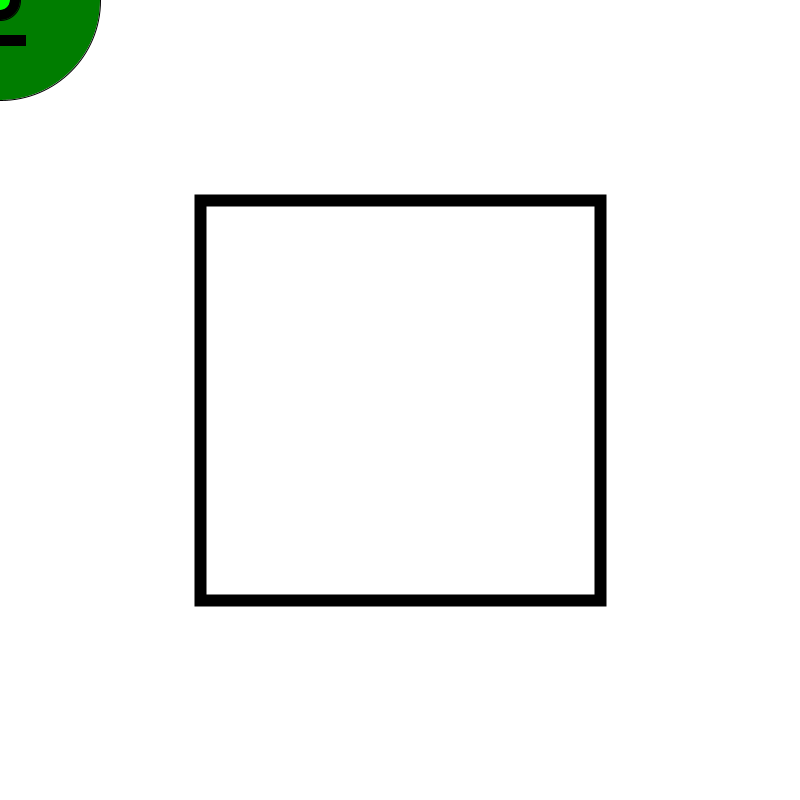
Frame 1 (no input)
Frame 60 (the mouse pressed at the canvas centre just before this capture): identical to frame 1, image omitted
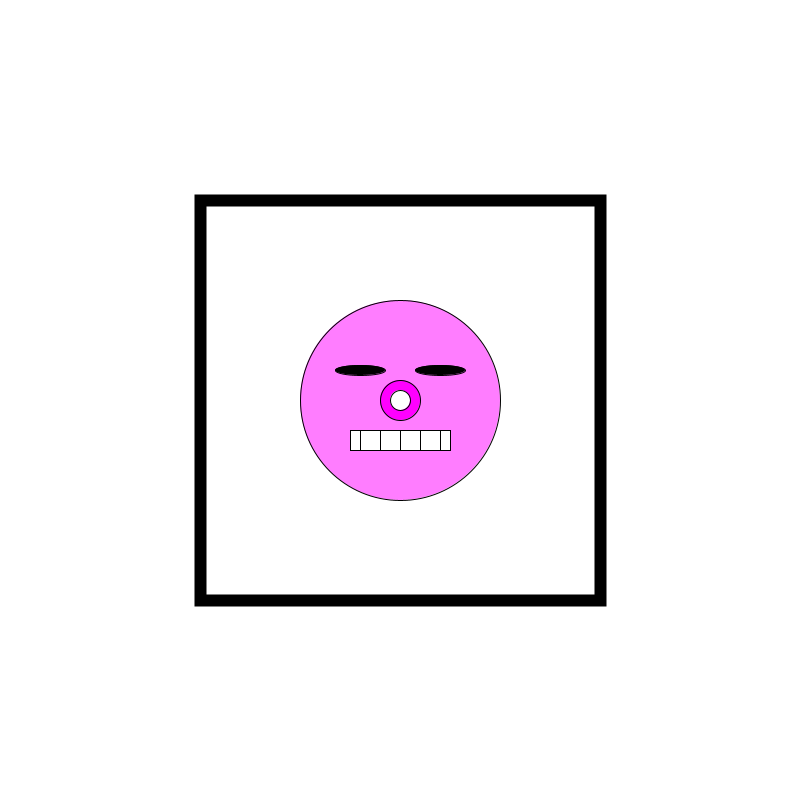
Frame 120 (the mouse held since frame 60 and released just before this capture)

The Processing sketch that drew these frames (run headless with seeded random() and noise(); from frame 60 on, the mouse is pressed at the canvas centre):

// Processing sketch: processing_159447
// ── processing_159447.pde

void setup() {
  size(800,800); 
  smooth();
}
 
void draw() {
   
  background(255);
   
  ellipseMode(CENTER);
  rectMode(CENTER);
 
  fill(255);
  strokeWeight(12.0);
  rect(400,400,400,400);
 
  strokeWeight(1.0);
  fill(mouseX,125,mouseY);
  ellipse(mouseX,mouseY,200,200);
   if (mouseX <= 195 || mouseX >= 575 || mouseY <=195 || mouseY >= 575)
   {
     fill(0);
     ellipse(mouseX-40,mouseY-30,20,50);    // EYES
     ellipse(mouseX+40,mouseY-30,20,50);    // EYES
   } else {
       fill(0);
       ellipse(mouseX-40,mouseY-30,50,10);
       ellipse(mouseX+40,mouseY-30,50,10);
   }
     if (mouseX <= 195 || mouseX >= 575 || mouseY <=195 || mouseY >= 575)
     {
       rect(mouseX,mouseY+40,50,10);
     } else {
       fill(255);
       rect(mouseX,mouseY+40,100,20);                    //smile
         line(mouseX,mouseY+30,mouseX,mouseY+50);        //teeth
         line(mouseX-20,mouseY+30,mouseX-20,mouseY+50);  //teeth
         line(mouseX-40,mouseY+30,mouseX-40,mouseY+50);  //teeth
         line(mouseX+20,mouseY+30,mouseX+20,mouseY+50);  //teeth
         line(mouseX+40,mouseY+30,mouseX+40,mouseY+50);  //teeth
     }
 
  fill(mouseX,0,mouseY);           //color-changing nose
  ellipse(mouseX,mouseY,40,40);
  fill(mouseX,255,mouseY);
  ellipse(mouseX,mouseY,20,20);
}
